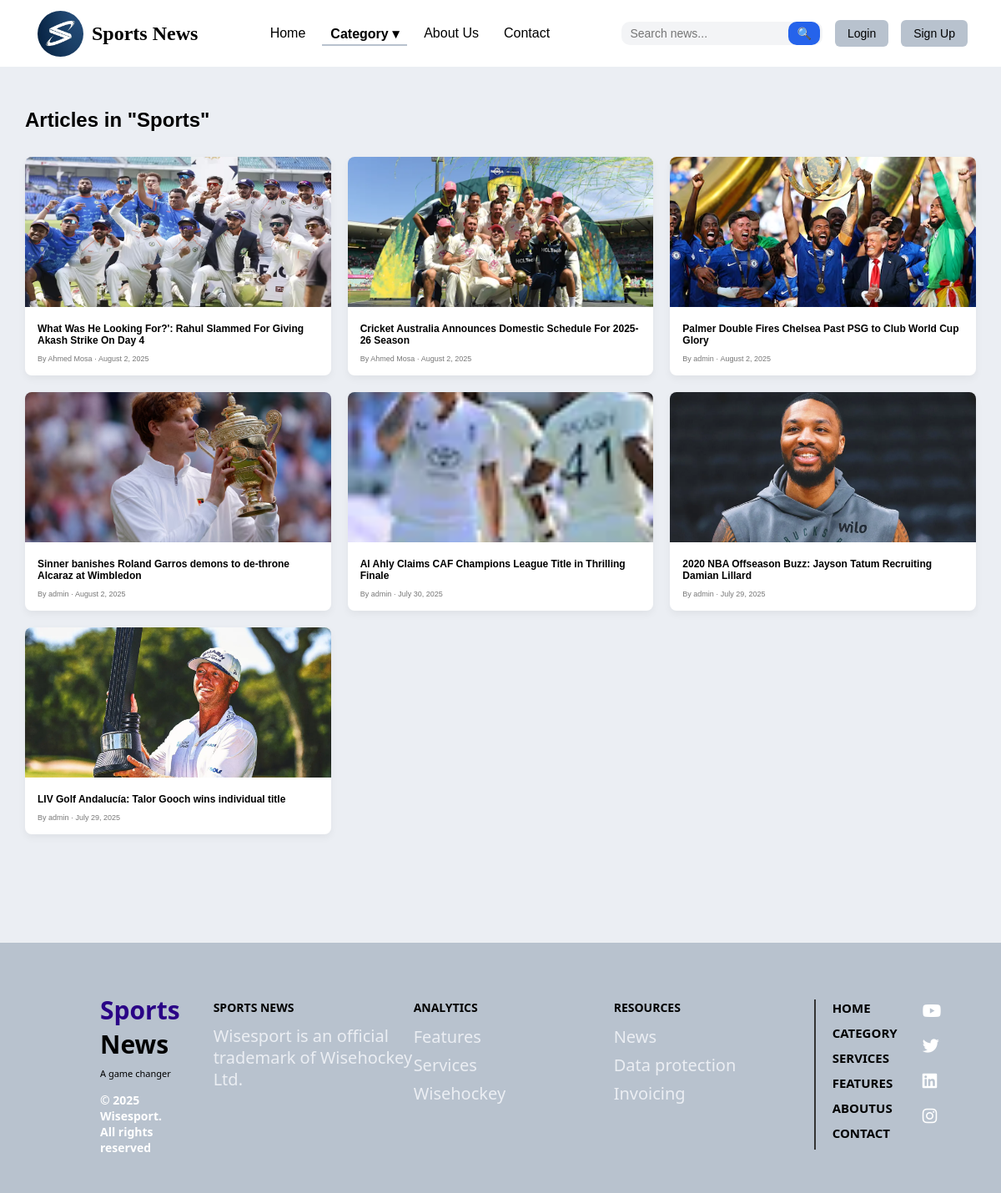
Page /category.php?query=Sports on the committed database.
### tables this page shows
CREATE TABLE `categories` (
  `category_id` int(11) NOT NULL,
  `category_name` varchar(50) NOT NULL
);

CREATE TABLE `articles` (
  `article_id` int(11) NOT NULL,
  `title` varchar(255) DEFAULT NULL,
  `content` text DEFAULT NULL,
  `image_url` varchar(255) DEFAULT NULL,
  `category_id` int(11) DEFAULT NULL,
  `author_id` int(11) DEFAULT NULL,
  `published_date` timestamp NOT NULL DEFAULT current_timestamp()
);

CREATE TABLE `users` (
  `user_id` int(11) NOT NULL,
  `username` varchar(50) DEFAULT NULL,
  `email` varchar(100) DEFAULT NULL,
  `password` varchar(255) DEFAULT NULL,
  `role` enum('user','admin') DEFAULT 'user'
);

### category.php (the view, shortened to what this page needs)
<?php
include 'news-site/db.php';
$search = isset($_GET['query']) ? trim($_GET['query']) : '';
$search_safe = $conn->real_escape_string($search);
$sql_category = "SELECT category_id, category_name FROM categories WHERE category_name LIKE ?";
$stmt = $conn->prepare($sql_category);
$search_param = "%$search_safe%";
$stmt->bind_param("s", $search_param);
$stmt->execute();
$result_cat = $stmt->get_result();
$articles = [];
$category_name = "";
if ($result_cat->num_rows === 1) {
    $category = $result_cat->fetch_assoc();
    $category_id = $category['category_id'];
    $category_name = $category['category_name'];
    $sql_articles = "SELECT a.article_id, a.title, a.image_url, a.published_date, u.username AS author
                     FROM articles a
                     JOIN users u ON a.author_id = u.user_id
                     WHERE a.category_id = ?
                     ORDER BY a.published_date DESC";
    $stmt_articles = $conn->prepare($sql_articles);
    $stmt_articles->bind_param("i", $category_id);
    $stmt_articles->execute();
    $result_articles = $stmt_articles->get_result();
    while ($row = $result_articles->fetch_assoc()) {
        $articles[] = $row;
    }
} elseif ($result_cat->num_rows > 1) {
    $multiple_matches = true;
} else {
    $not_found = true;
}
?>
<!DOCTYPE html>
<html lang="en">
<head>
    <link rel="stylesheet" href="css/style.css">
    <link rel="stylesheet" href="css/all.css">
</head>
<body>
<header>
  <nav class="nav">
    <div class="container nav_header">
      <a href="#" class="logo">
        <img src="images/Sports.jpeg" alt="">
        <h2>Sports News</h2>
      </a>
      <ul class="nav_list">
      <li class="nav_item"><a href="index.php" class="nav_link">Home</a></li>
<li class="nav_item dropdown">
  <a href="category.php" class="nav_link link_active">Category ▾</a>
</li>
        <li class="nav_item"><a href="about.php" class="nav_link">About Us</a></li>
        <li class="nav_item"><a href="#" class="nav_link">Contact</a></li>
      </ul>
      <div class="header-right">
        <form action="search.php" method="GET" class="search-form">
          <input type="text" name="query" placeholder="Search news..." class="search-input" required>
          <button type="submit" class="search-btn">
            <span class="search-icon">🔍</span>
          </button>
        </form>
        <a href="login.php" class="btn">Login</a>
        <a href="register.php" class="btn">Sign Up</a>
      </div>
    </div>
  </nav>
</header>
<main class="results-section">
    <?php if (isset($not_found)): ?>
        <h2>No category found for "<?php echo htmlspecialchars($search); ?>"</h2>
    <?php else: ?>
        <h2>Articles in "<?php echo htmlspecialchars($category_name); ?>"</h2>
        <?php if (count($articles) > 0): ?>
            <div class="article-grid">
                <?php foreach ($articles as $article): ?>
                    <a href="articale.php?id=<?php echo $article['article_id']; ?>" class="article-card" style="display: block; color: inherit; text-decoration: none;">
                        <img src="<?php echo htmlspecialchars($article['image_url']); ?>" alt="Article Image">
                        <div class="article-card-content">
                            <h3><?php echo htmlspecialchars($article['title']); ?></h3>
                            <p>By <?php echo htmlspecialchars($article['author']); ?> · <?php echo date("F j, Y", strtotime($article['published_date'])); ?></p>
                        </div>
                    </a>
                <?php endforeach; ?>
            </div>
        <?php else: ?>
            <p>No articles found under this category.</p>
        <?php endif; ?>
    <?php endif; ?>
</main>
  <footer class="footer">
    <div class="footer-container">
      <div class="footer-logo">
        <h2><span>Sports</span> News</h2>
        <p>A game changer</p>
        <p class="p2">&copy; 2025 Wisesport. All rights reserved</p>
      </div>
      <div class="columns">
        <div class="footer-column">
          <h3>SPORTS NEWS</h3>
          <p class="p1">Wisesport is an official trademark of Wisehockey Ltd.</p>
        </div>
        <div class="footer-column">
          <h3>ANALYTICS</h3>
          <a href="#">Features</a>
          <a href="#">Services</a>
          <a href="#">Wisehockey</a>
        </div>
        <div class="footer-column">
          <h3>RESOURCES</h3>
          <a href="#">News</a>
          <a href="#">Data protection</a>
          <a href="#">Invoicing</a>
        </div>
        <div class="footer-right">
                   <ul class="footer-menu">
            <li><a href="index.php">HOME</a></li>
            <li><a href="category.php?query=Sports">CATEGORY</a></li>
            <li><a href="#">SERVICES</a></li>
            <li><a href="#">FEATURES</a></li>
                  <li><a href="about.php">ABOUTUS</a></li>
            <li><a href="contact.php">CONTACT</a></li>
          </ul>
          <div class="footer-social">
            <a href="#"><i class="fa-brands fa-youtube"></i></a>
            <a href="#"><i class="fa-brands fa-twitter"></i></a>
            <a href="#"><i class="fa-brands fa-linkedin"></i></a>
            <a href="#"><i class="fa-brands fa-instagram"></i></a>
          </div>
        </div>
      </div>
    </div>
  </footer>
</body>
</html>

### rows in the picture
categories: category_name "Sports"
articles: image_url (picture), title "What Was He Looking For?': Rahul Slammed For Giving Akash Strike On Day 4", author.username "Ahmed Mosa", published_date "August 2, 2025"
articles: image_url (picture), title "Cricket Australia Announces Domestic Schedule For 2025-26 Season", author.username "Ahmed Mosa", published_date "August 2, 2025"
articles: image_url (picture), title "Palmer Double Fires Chelsea Past PSG to Club World Cup Glory", author.username "admin", published_date "August 2, 2025"
articles: image_url (picture), title "Sinner banishes Roland Garros demons to de-throne Alcaraz at Wimbledon", author.username "admin", published_date "August 2, 2025"
articles: image_url (picture), title "Al Ahly Claims CAF Champions League Title in Thrilling Finale", author.username "admin", published_date "July 30, 2025"
articles: image_url (picture), title "2020 NBA Offseason Buzz: Jayson Tatum Recruiting Damian Lillard", author.username "admin", published_date "July 29, 2025"
articles: image_url (picture), title "LIV Golf Andalucía: Talor Gooch wins individual title", author.username "admin", published_date "July 29, 2025"
